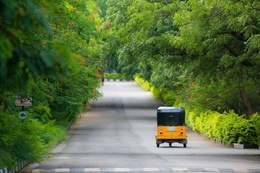
%> input picture home_works/Q11_a/camp.jpg, 260 x 173 px, shrunk from 960 x 640 before the run
$ octave Q11_a.m   (GNU Octave 9; MATLAB toolbox functions it lacks are replaced by stand-ins)
%> lines starting %> are read from the running program, lines starting %| are printed output that depends on the picture
a=imnoise(rgb2gray(imread('camp.jpg')),'salt & pepper');
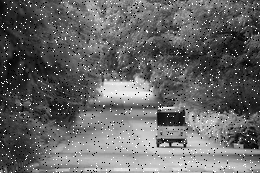
%> a: size 173x260 uint8; min 0, max 255, mean 102.2
% a=a(100:00,100:200);
figure,imshow(a);
for q =[3,5,11,15]
    b=padarray(a,[floor(q/2) floor(q/2)],'replicate','both');
    temp=b;
    [len_x,len_y]=size(a);
    for i = 1:len_x
        for j=1:len_y
            c=b(i:i+q-1,j:j+q-1);
            d=[];
            for k=1:q
                d=[d c(k,:)];
            end
            d=sort(d);
            temp(i+floor(q/2),j+floor(q/2))=d(1,floor(q*q/2)+1);
        end
    end
    temp=temp(1+floor(q/2):end-floor(q/2),1+floor(q/2):end-floor(q/2));
    figure,imshow(temp);
end
%> this loop made 4 passes
%> pass 1, `b=padarray(a,[floor(q/2) floor(q/2)],'replicate','both');`:
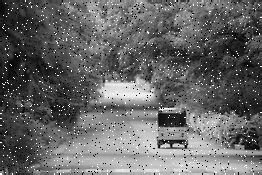
%> b: size 175x262 uint8; min 0, max 255, mean 102.1
%> pass 1, `temp=temp(1+floor(q/2):end-floor(q/2),1+floor(q/2):end-floor(q/2));`:
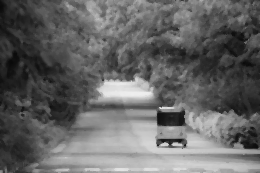
%> temp: size 173x260 uint8; min 9, max 238, mean 100.8
%> pass 2, `b=padarray(a,[floor(q/2) floor(q/2)],'replicate','both');`:
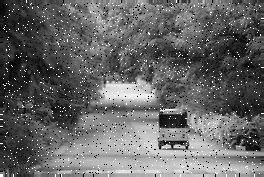
%> b: size 177x264 uint8; min 0, max 255, mean 102
%> after the loop:
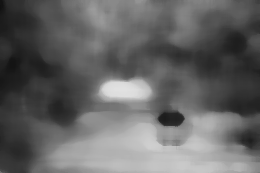
%> temp: size 173x260 uint8; min 17, max 226, mean 100.8

$ run again, with home_works/Q11_a/11X11.jpg copied over home_works/Q11_a/camp.jpg
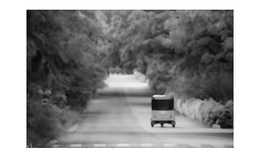
%> input picture home_works/Q11_a/11X11.jpg, 260 x 166 px, shrunk from 805 x 513 before the run
%> the loop `for q =[3,5,11,15]` made 4 passes
%> pass 1, `b=padarray(a,[floor(q/2) floor(q/2)],'replicate','both');`:
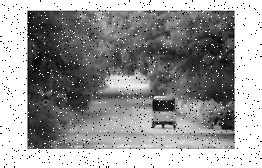
%> b: size 168x262 uint8; min 0, max 255, mean 152.7
%> after the loop `for q =[3,5,11,15]`:
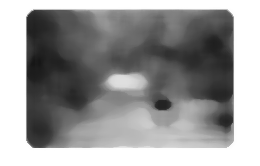
%> temp: size 166x260 uint8; min 22, max 255, mean 153.9
